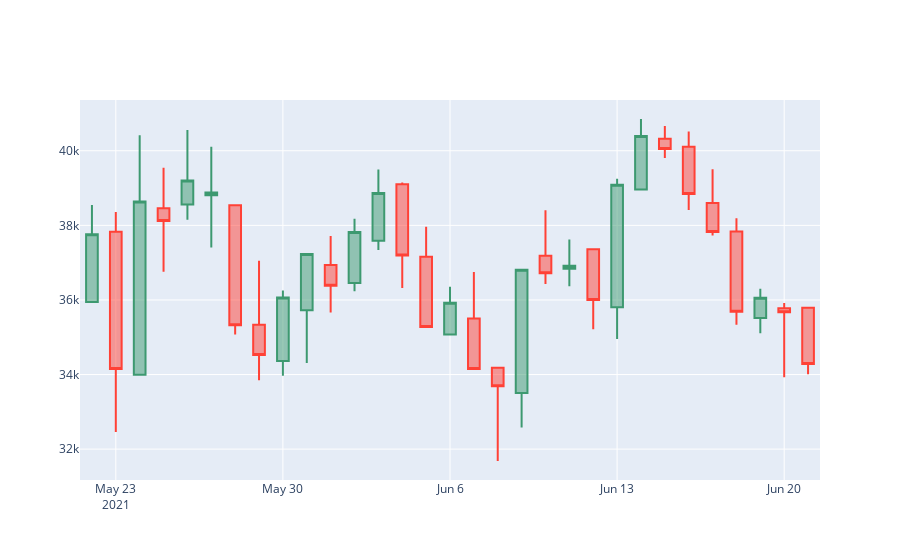

Notebook code cell kept with this figure:
### Code cell
fig = go.Figure(data=[go.Candlestick(x=candlestick_data['date'],
                open=candlestick_data['Price']['first'], 
                high=candlestick_data['Price']['max'],
                low=candlestick_data['Price']['min'], 
                close=candlestick_data['Price']['last'])
                ])

fig.update_layout(xaxis_rangeslider_visible=False)

fig.show()
